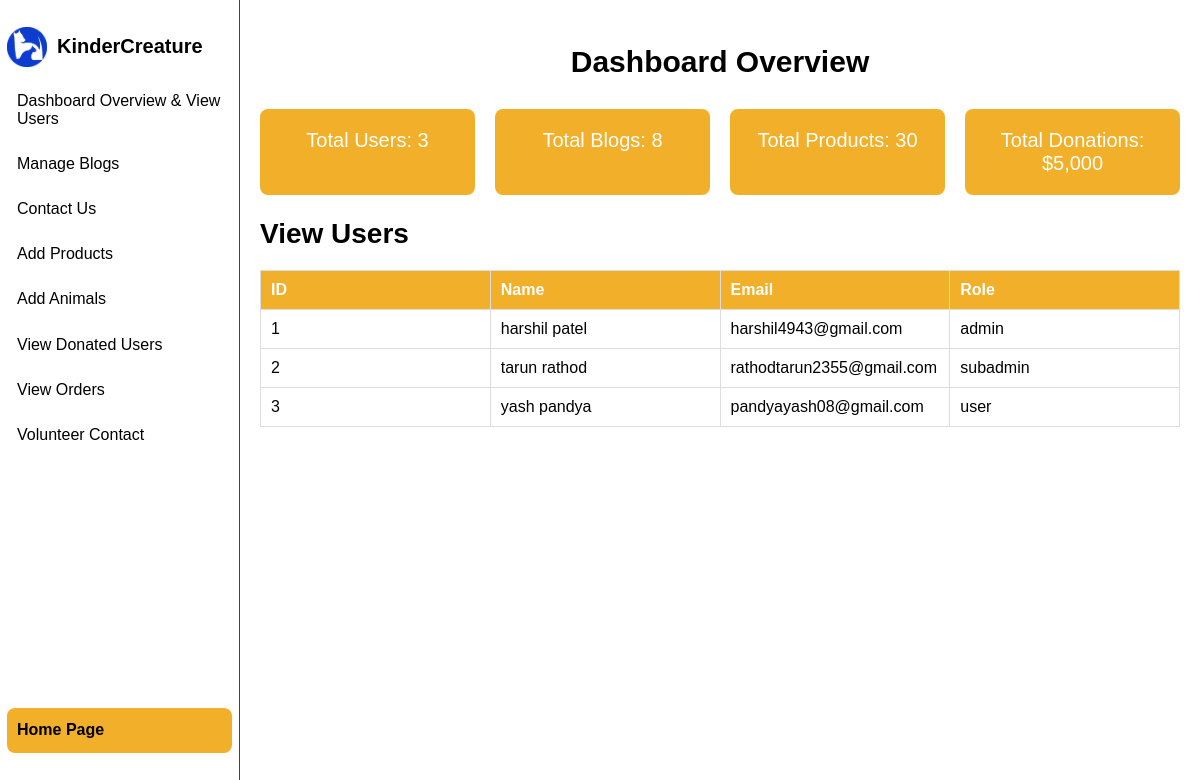
Page /src/subadmin/dashboard.php on the committed database.
### tables this page shows
CREATE TABLE `users` (
  `id` int(11) NOT NULL,
  `username` varchar(100) NOT NULL,
  `email` varchar(100) NOT NULL,
  `password_hash` varchar(255) NOT NULL,
  `role` enum('user','subadmin','admin') DEFAULT 'user',
  `created_at` datetime NOT NULL
);

### src/subadmin/dashboard.php (the view, shortened to what this page needs)
<?php
include('C:\xampp\htdocs\KinderCreature\src\database.php');
$total_users_query = "SELECT COUNT(*) AS total_users FROM users";
$total_users_result = $mysqli->query($total_users_query);
$total_users = 0;
if ($total_users_result && $row = $total_users_result->fetch_assoc()) {
    $total_users = $row['total_users'];
}
?>
<?php
$total_blogs_query = "SELECT COUNT(*) AS total_blogs FROM blogs";
$total_blogs_result = $mysqli->query($total_blogs_query);
$total_blogs = 0;
if ($total_blogs_result && $row = $total_blogs_result->fetch_assoc()) {
    $total_blogs = $row['total_blogs'];
}
?>
<?php
$total_products_query = "SELECT COUNT(*) AS total_products FROM products";
$total_products_result = $mysqli->query($total_products_query);
$total_products = 0;
if ($total_products_result && $row = $total_products_result->fetch_assoc()) {
    $total_products = $row['total_products'];
}
?>
<!DOCTYPE html>
<html lang="en">
<head>
  <link rel="stylesheet" href="style.css">
</head>
<body>
  <div class="dashboard">
    <nav id="sidebar">
    <div class="logo">
        <img src="web_logo.png" alt="" class="kc-img" >
        <p>KinderCreature</p>
      </div>
      <ul>
        <li class="active"><a href="dashboard.php">Dashboard Overview & View Users</a></li>
        <li class="active"><a href="manage_blogs.php">Manage Blogs</a></li>
        <li class="active"><a href="contact_us.php">Contact Us</a></li>
        <li class="active"><a href="add_products.php">Add Products</a></li>
        <li class="active"><a href="add_animals.php" class="active">Add Animals</a></li>
        <li class="active"><a href="view_donated_users.php">View Donated Users</a></li>
        <li class="active"><a href="view_orders.php">View Orders</a></li>
        <li class="active"><a href="volunteer_contact.php">Volunteer Contact</a></li>
      </ul>
      <div class="home-button">
        <a href="\KinderCreature\src\home_page\home.php" class="btn">Home Page</a>
      </div>
    </nav>
    <main class="main-content">
      <section id="overview">
        <h1>Dashboard Overview</h1>
        <div class="overview-cards">
          <div class="card">Total Users: <?php echo $total_users; ?></div>
          <div class="card">Total Blogs: <?php echo $total_blogs; ?></div>
          <div class="card">Total Products: <?php echo $total_products; ?></div>
          <div class="card">Total Donations: $5,000</div>
        </div>
      </section>
      <section id="users">
        <h1>View Users</h1>
        <table>
          <thead>
            <tr>
              <th>ID</th>
              <th>Name</th>
              <th>Email</th>
              <th>Role</th>
            </tr>
          </thead>
          <tbody>
            <?php
            $query = "SELECT id, username, email, role FROM users";
            $result = $mysqli->query($query);
            if ($result->num_rows > 0) {
                while ($row = $result->fetch_assoc()) {
                    echo "<tr>
                            <td>{$row['id']}</td>
                            <td>{$row['username']}</td>
                            <td>{$row['email']}</td>
                            <td>{$row['role']}</td>
                          </tr>";
                }
            } else {
                echo "<tr><td colspan='4'>No users found.</td></tr>";
            }
            ?>
          </tbody>
        </table>
      </section>
    </main>
  </div>
</body>
</html>

### src/subadmin/style.css (style rules this page uses)
body { font-family: Arial, sans-serif; margin: 0; padding: 0; display: flex; background-color: #f4f4f9; box-sizing: border-box; }
.dashboard { display: flex; width: 100%; height: 100vh; }
.main-content { flex: 1; padding: 20px; overflow-y: auto; }
main h1 { font-size: 28px; margin-bottom: 20px; }
#overview>h1 { text-align: center; padding-bottom: 10px; font-weight: 800; font-size: 30px; }
.overview-cards { display: flex; gap: 20px; }
.card { background-color: #F2AF29; will-change: transform; transition: transform 450ms; color: #fff; padding: 20px; border-radius: 8px; flex: 1; text-align: center; font-size: 20px; }
table { width: 100%; table-layout: fixed; border-collapse: collapse; margin-top: 20px; }
table th, table td { border: 1px solid #ddd; padding: 10px; text-align: left; }
table th { background-color: #F2AF29; color: #fff; }
ul { list-style: none; padding: 0; margin: 0; align-items: center; }
.main-content { flex: 1; padding: 20px; overflow-y: auto; background-color: #ffffff; color: black; }
h1 { font-size: 24px; margin-bottom: 20px; }
table { width: 100%; border-collapse: collapse; margin-top: 20px; }
table th, table td { border: 1px solid #ddd; padding: 10px; text-align: left; word-wrap: break-word; white-space: normal; text-overflow: ellipsis; overflow: hidden; }
.home-button { margin-top: 250px; text-align: center; }
.home-button .btn { display: inline-block; padding: 10px 20px; color: #fff; background-color: #F2AF29; text-decoration: none; border-radius: 5px; font-weight: bold; }
#sidebar { box-sizing: border-box; height: 100vh; width: 240px; padding: 5px 7px; background-color: #ffffff; border-right: 1px solid #42434a; position: sticky; top:0; align-self: start; }
#sidebar ul { list-style: none; padding: 0px 0px 0px 0px; }
#sidebar ul li { display: flex; justify-content: left; font-size: 16px; }
#sidebar a { border-radius: .5em; padding: .85em; padding-left: 10px; padding-right: 10px; text-decoration: none; color: black; display: flex; align-items: center; }
.logo { margin-top: 10px; display: flex; flex-direction: row; align-items: center; }
.logo>p { padding-left: 10px; color:black; font-size: 20px; font-weight: 600; }
.logo>img { width: 40px; height: 40px; }

### rows in the picture
users: id "1", username "harshil patel", email "harshil4943@gmail.com", role "admin"
users: id "2", username "tarun rathod", email "rathodtarun2355@gmail.com", role "subadmin"
users: id "3", username "yash pandya", email "pandyayash08@gmail.com", role "user"

### other values in the picture
$total_users "3"
$total_blogs "8"
$total_products "30"
